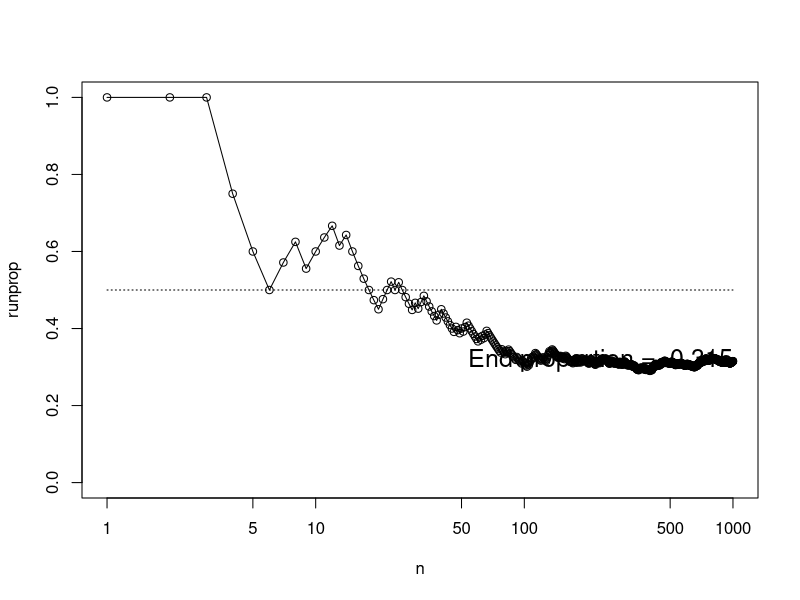
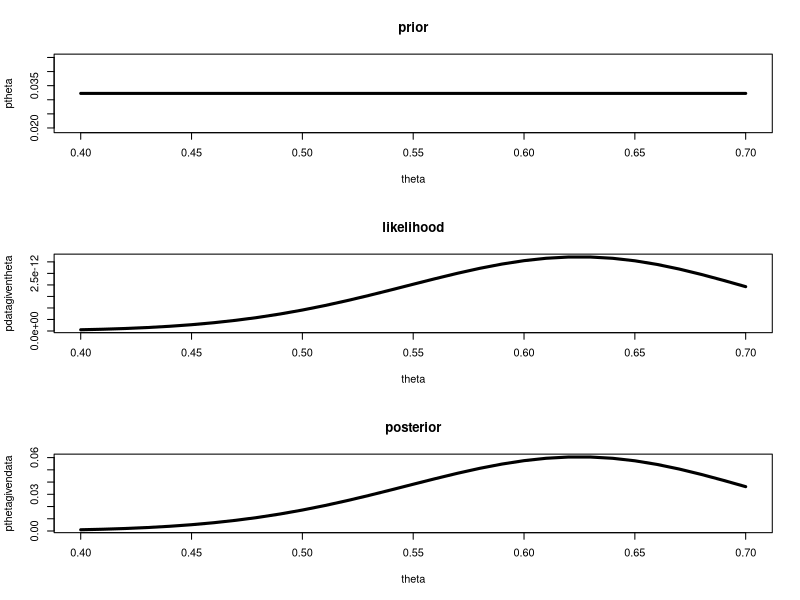
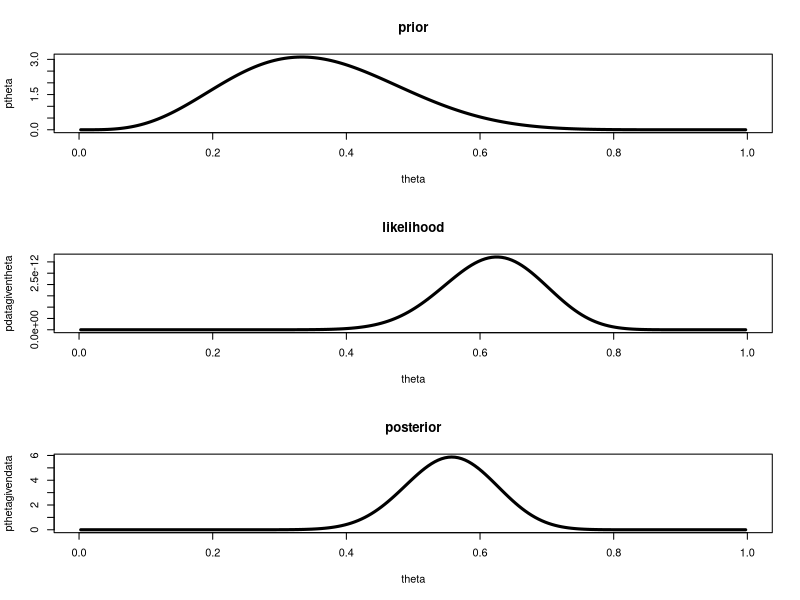

The R source for these figures, in order:
# simulate coin toss using bayesian statistics
# set.seed(1000)

# number of flips
N = 1000

# sample heads(1) and tails(0) values
flipsequence <- sample(x=c(0,1), prob = c(2/3,1/3), size = N, replace = TRUE)

# cumumlative distribution of the flipsequence
r <- cumsum(flipsequence)

# transform r into a cumulative probabilty distribution by dividing it all by the sum
n <- 1:N
runprop <- r/n

# plot convergence results
plot(n, runprop, type = 'o', log = 'x', xlim = c(1,N), ylim = c(0.0,1.0))
lines(c(1,N), c(0.5,0.5), lty = 3)
text(N, 0.3, paste("End proportion = ", runprop[N]), adj = c(1,0), cex = 1.5)

### grid search method with uniform prior
# Suppose we start with a prior belief that the probability of getting a head lies between (0.4, 0.7)

# data
data <- c(1,1,1,1,1,1,1,1,1,1,1,1,1,1,1,1,1,1,1,1,1,1,1,1,1,0,0,0,0,0,0,0,0,0,0,0,0,0,0,0)

# number of observatins
n <- length(data)

# create distribution of the prior ptheta
theta <- seq(from = 0.4, to = 0.7, by = 0.01)
ptheta.orig <- dunif(theta, 0, 1)
ptheta <- ptheta.orig/sum(ptheta.orig)

# number of heads & tails
nheads <- sum(data == 1)
ntails <- sum(data == 0)

# coin toss is a bernouli experiment, datagiventheta (the likelihood) is then a bernouli distribution
pdatagiventheta <- (theta^nheads)*(1-theta)^(ntails)

# model data probability distribution
pdata <- sum(pdatagiventheta*ptheta)

# use bayes rule to find pthetagiven data
pthetagivendata <- pdatagiventheta*ptheta/pdata

# plot prior, likelihood and posterior
par(mfrow = c(3,1))
plot(theta, ptheta, type = 'l', lwd = 3, main = 'prior')
plot(theta, pdatagiventheta, type = 'l', lwd = 3, main = 'likelihood')
plot(theta, pthetagivendata, type = 'l', lwd = 3, main = 'posterior')

### with beta prior using beta-binomial conjugate model (means we already have formula of posterior)

# create beta distribution of the prior, theta
binwidth = 0.005
theta = seq(from = binwidth/2, to = 1- (binwidth/2), by = binwidth)
a = 5
b = 9
ptheta = dbeta(theta, a, b)

# observed data
data=c(1,1,1,1,1,1,1,1,1,1,1,1,1,1,1,1,1,1,1,1,1,1,1,1,1,0,0,0,0,0,0,0,0,0,0,0,0,0,0,0)

# number of observations, number of heads & tails
N = length(data)
nheads = sum(data == 1)
ntails = sum(data == 0) # = N-nheads

# calculate likelihood, a bernouli distribution given the prior ptheta
pdatagiventheta = (theta^nheads)*(1-theta)^ntails

# calculate posterior, by conjugate model we use a beta distribution with alpha=a+nheads, beta=N+b-nheads
pthetagivendata = dbeta(theta, a + nheads, N + b - nheads)


# plot prior, likelihood, posterior
par(mfrow = c(3,1))
plot(theta, ptheta, type = 'l', lwd = 3, main = "prior")
plot(theta, pdatagiventheta, type = 'l', lwd = 3, main = "likelihood")
plot(theta, pthetagivendata, type = 'l', lwd = 3, main = "posterior")



